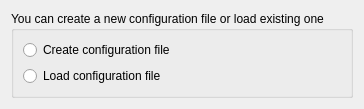
  <widget class="QWizardPage" name="configurationsFile">
   <property name="toolTip">
    <string>&lt;html&gt;&lt;head/&gt;&lt;body&gt;&lt;p&gt;DAQ Tool | ID09 - MS/XPD (Materials Science/X-ray Powder Diffraction) beamline&lt;/p&gt;&lt;/body&gt;&lt;/html&gt;</string>
   </property>
   <attribute name="pageId">
    <string notr="true">4</string>
   </attribute>
   <layout class="QGridLayout" name="gridLayout_22">
    <item row="0" column="0">
     <widget class="QGroupBox" name="configurationsFileGroubBox">
      <property name="cursor">
       <cursorShape>ArrowCursor</cursorShape>
      </property>
      <property name="toolTip">
       <string>Create or Load a configurations file</string>
      </property>
      <property name="autoFillBackground">
       <bool>false</bool>
      </property>
      <property name="title">
       <string>You can create a new configuration file or load existing one</string>
      </property>
      <property name="flat">
       <bool>false</bool>
      </property>
      <property name="checkable">
       <bool>false</bool>
      </property>
      <layout class="QGridLayout" name="gridLayout_5">
       <item row="0" column="0">
        <widget class="QERadioButton" name="configurationsFileCreate">
         <property name="cursor">
          <cursorShape>PointingHandCursor</cursorShape>
         </property>
         <property name="toolTip">
          <string>Create a new configurations file</string>
         </property>
         <property name="text">
          <string>Create configuration file</string>
         </property>
         <property name="variable" stdset="0">
          <string>$(P)ConfigurationsFile</string>
         </property>
         <property name="variableSubstitutions" stdset="0">
          <string>P=MS:</string>
         </property>
         <property name="variableAsToolTip">
          <bool>false</bool>
         </property>
         <property name="displayAlarmStateOption" stdset="0">
          <enum>QERadioButton::Never</enum>
         </property>
         <property name="separator" stdset="0">
          <enum>QERadioButton::NoSeparator</enum>
         </property>
         <property name="clickText">
          <string>1</string>
         </property>
         <property name="clickCheckedText">
          <string>Create</string>
         </property>
        </widget>
       </item>
       <item row="1" column="0">
        <widget class="QERadioButton" name="configurationsFileLoad">
         <property name="cursor">
          <cursorShape>PointingHandCursor</cursorShape>
         </property>
         <property name="toolTip">
          <string>Load a configurations file</string>
         </property>
         <property name="text">
          <string>Load configuration file</string>
         </property>
         <property name="variable" stdset="0">
          <string>$(P)ConfigurationsFile</string>
         </property>
         <property name="variableSubstitutions" stdset="0">
          <string>P=MS:</string>
         </property>
         <property name="variableAsToolTip">
          <bool>false</bool>
         </property>
         <property name="displayAlarmStateOption" stdset="0">
          <enum>QERadioButton::Never</enum>
         </property>
         <property name="clickText">
          <string>2</string>
         </property>
         <property name="clickCheckedText">
          <string>Load</string>
         </property>
        </widget>
       </item>
      </layout>
     </widget>
    </item>
   </layout>
  </widget>
